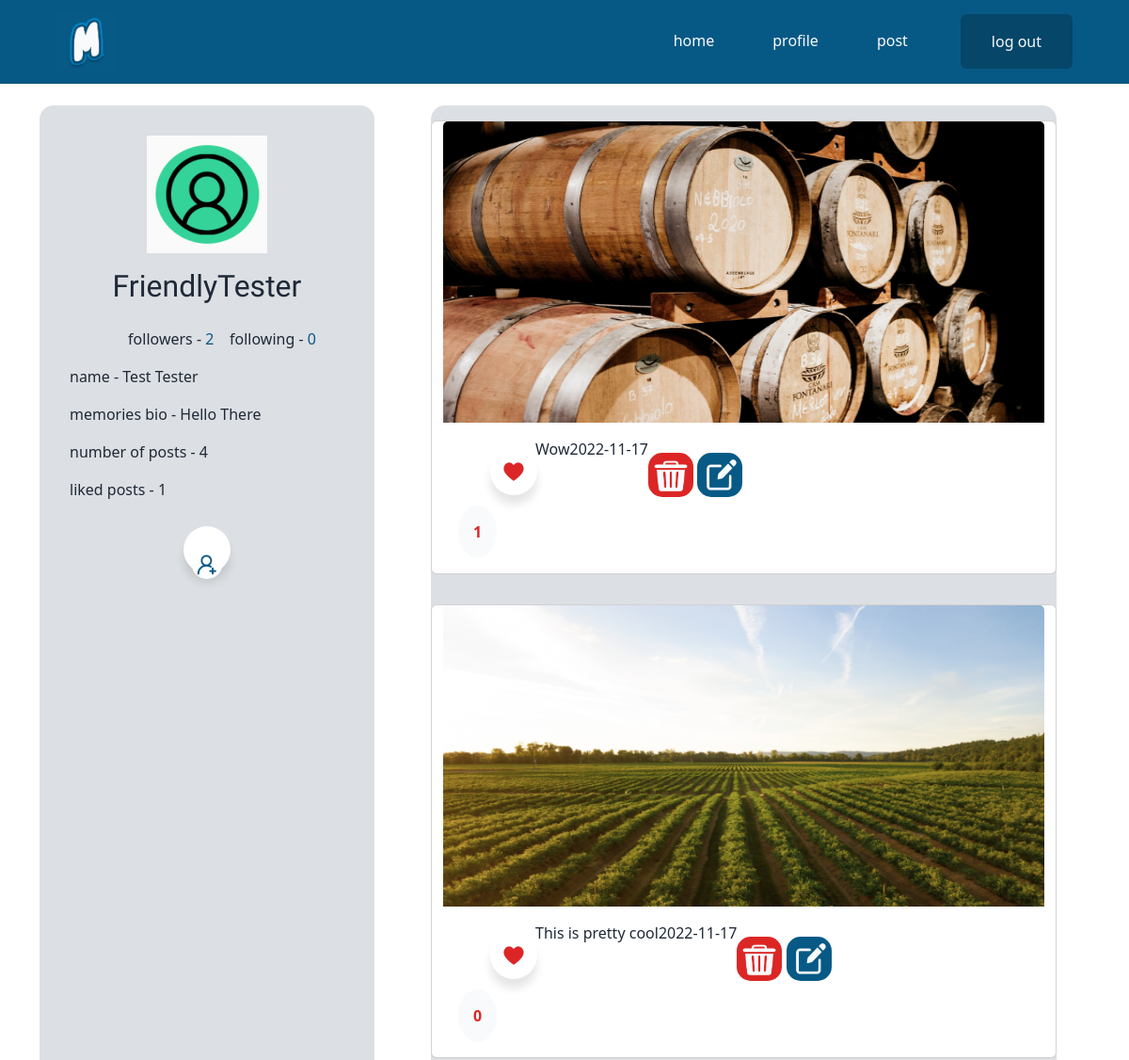
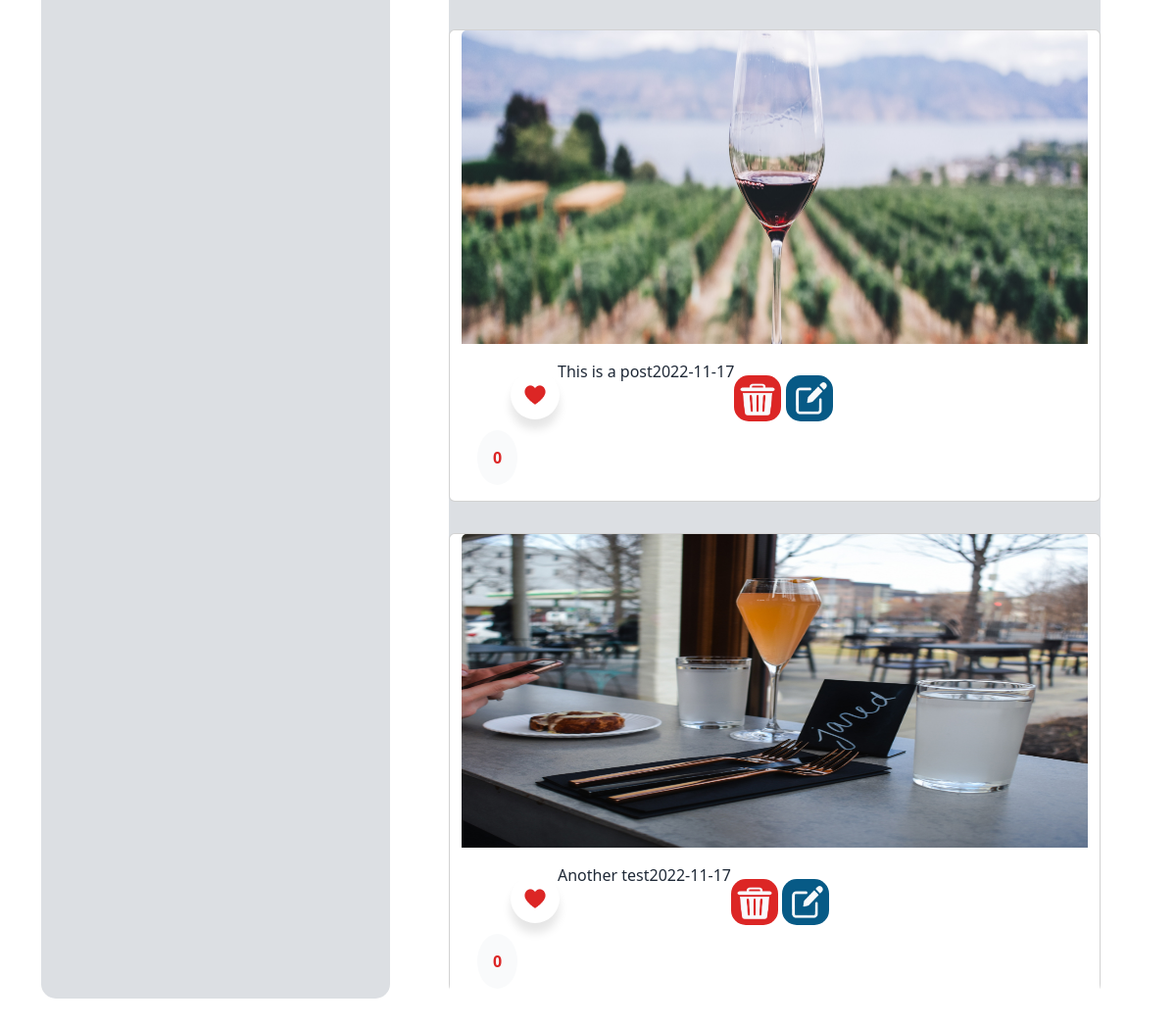
/profilepage.php?user=2 (signed in), run on the app's committed database (2 pictures, top to bottom).
### tables this page shows
CREATE TABLE IF NOT EXISTS `users` (
  `userid` int(11) NOT NULL AUTO_INCREMENT,
  `firstname` varchar(255) NOT NULL,
  `lastname` varchar(255) NOT NULL,
  `email` varchar(255) NOT NULL,
  `username` varchar(255) NOT NULL,
  `password` varchar(255) NOT NULL,
  `profilePic` varchar(255) NOT NULL,
  `bio` varchar(255) NOT NULL,
  PRIMARY KEY (`userid`)
);

CREATE TABLE IF NOT EXISTS `posts` (
  `postid` int(11) NOT NULL AUTO_INCREMENT,
  `userid` int(11) DEFAULT NULL,
  `postImage` text,
  `caption` varchar(255) DEFAULT NULL,
  `postDate` date DEFAULT NULL,
  `location` varchar(255) DEFAULT NULL,
  PRIMARY KEY (`postid`),
  KEY `userid` (`userid`)
);

### profilepage.php (the view, shortened to what this page needs)
<?php require './templates/header.php'?>
<body>
<?php require './templates/navbar.php' ?>
<section id="profileSection" class="container">
  <?php
if(isset($_GET['user'])){
  require './includes/connection.inc.php';
  $userid = mysqli_real_escape_string($conn, $_GET['user']);
  $userid = intval($userid);
  $sql = "SELECT posts.userid, users.username, users.firstname, users.lastname, users.bio, users.profilePic, posts.postImage, posts.caption, posts.postDate, posts.location, posts.postid FROM posts INNER JOIN users ON posts.userid=users.userid WHERE posts.userid=?";
  $statement = mysqli_stmt_init($conn);
  if(!mysqli_stmt_prepare($statement, $sql)){
    header("Location: ../profilepage.php?error=sqlError&user=" . $userid);
    exit();
  } else {
    mysqli_stmt_bind_param($statement, "i", $userid);
    mysqli_stmt_execute($statement);
    $results = mysqli_stmt_get_result($statement);
    $row = mysqli_fetch_assoc($results);
  }
} else {
  header("Location: ../home.php?error=forbidden");
  exit();
}
?>
  <div class="row" style="margin-top: 3rem;">
    <div class="col-4">
    <div class="profileOverviewSection">
    <img src="<?php if(!empty($_GET['user'])){echo $row['profilePic'];}?>" alt="">
  <h2><?php if(!empty($_GET['user'])){echo $row['username'];} ?></h2>
  <?php
  $sqlFollowers="SELECT * FROM followers WHERE followedUserid=$_GET[user];";
  if($results = mysqli_query($conn, $sqlFollowers)){
    $accountFollowers = mysqli_num_rows($results);
  }
  $sqlFollowing = "SELECT * FROM followers WHERE followerUserid=$_GET[user];";
  if($results = mysqli_query($conn, $sqlFollowing)){
    $accountFollowing = mysqli_num_rows($results);
  }
  ?>
  <p style="text-align: center;margin-let:0;">followers - <?php echo '<a class="link-brand underline" href="./followers.php?user='.$_GET['user'].'">'. $accountFollowers .'</a>'?>&nbsp;&nbsp;&nbsp;&nbsp;following - <?php
  echo '<a class="link-brand underline" href="./following.php?user='.$_GET['user'].'">'. $accountFollowing .'</a>' ?></p>
  <p>name - <?php if(!empty($_GET['user'])){echo $row['firstname']; echo " "; echo $row['lastname'];} ?></p>
  <p>memories bio - <?php if(!empty($_GET['user'])){echo $row['bio'];} ?></p>
  <?php  $sql="SELECT * FROM posts WHERE userid=$row[userid];";
      if($results = mysqli_query($conn, $sql)){
        $postAmount = mysqli_num_rows($results);
        }  ?>
  <p id="numberOfPosts">number of posts - <?php echo $postAmount?></p>
  <?php
      $sql="SELECT * FROM likes WHERE userid=$row[userid];";
      if($results = mysqli_query($conn, $sql)){
        $likeAmount = mysqli_num_rows($results);
        } ?>
  <p id="likePosts">liked posts - <?php echo $likeAmount ?></p>
  <form action="./includes/followers.php?user=<?php echo $_GET['user']?>" method="POST">
              <button name="followBTN" id="followBTN"><div class="wrapper"><div class="icon"><span class="tooltip">Follow</span>
              <span><img src="./img/icon/memories-follow.jpg" alt="Memories Follow Icon"></span></div></div></button></form>
    </div>
    </div>
    <div class="col-7 ms-5 mt-5" id="profilePosts" style="display:grid;">
<?php
  if(isset($_GET['user'])){
    $userid = mysqli_real_escape_string($conn, $_GET['user']);
    $userid = intval($userid);
    $sql = "SELECT posts.userid, users.username, users.firstname, users.lastname, users.bio, users.profilePic, posts.postImage, posts.caption, posts.postDate, posts.location, posts.postid FROM posts INNER JOIN users ON posts.userid=users.userid WHERE posts.userid=?";
    $statement = mysqli_stmt_init($conn);
    if(!mysqli_stmt_prepare($statement, $sql)){
      header("Location: ../profilepage.php?error=sqlError&user=" . $userid);
      exit();
    } else {
      mysqli_stmt_bind_param($statement, "i", $userid);
      mysqli_stmt_execute($statement);
      $results = mysqli_stmt_get_result($statement);
    }
  } else {
    header("Location: ../home.php?error=forbidden");
    exit();
  }
if(mysqli_num_rows($results) <= 0){
  echo '<div id="noPostsProfile">
  <h3>this user currently has 0 posts</h3>
</div>';
} else {
  $output = "";
  while($row = mysqli_fetch_assoc($results)){
    $sqlLikes="SELECT * FROM likes WHERE postid=$row[postid];";
    if($result = mysqli_query($conn, $sqlLikes)){
      $likeAmount = mysqli_num_rows($result);
      };
  $output .= '<div class="row"><div class="card mt-3 mb-3 postBox col" style="width: 80%;">
  <img src="'.$row['postImage'].'" class="card-img-top" alt="..." style="height:20rem;">
  <div class="card-body"style="display:flex;flex-direction:row;">
  <form action="./includes/likes.inc.php?post='.$row['postid'] .'" method="POST" class="infoPost">
  <button type="submit" name="likeBTN" value="like" id="likeBTN"><div class="wrapper" style="width:50%;"><div class="icon"><span class="tooltip" style="color:#DC2626;">Like</span>
  <span><img src="./img/icon/memories-like.jpg" alt="Memories Follow Icon"></span></div></div></button><div id="likeAmount" style="width:50%;">'.
  $likeAmount.'</div></form>
  <p class="card-text text-center">'.$row['caption'].'</p>
  <p class="card-text text-center" id="postDate">'.$row['postDate'].'</p>';
      if(isset($_SESSION['userid']) && $row['userid'] == $_SESSION['userid']){
        $output .= '<div class="adminBTN"><a href="./includes/deletepost.inc.php?post='. $row['postid'] .'"><img src="./img/icon/memories-delete.jpg" alt="Delete Button"></a>
         <a href="./editpost.php?post='. $row['postid'] .'"><img src="./img/icon/memories-edit.jpg" alt="Edit Button"></a></div></div>';
     $output .= '</div>
    </div>
   ';
      }
    }echo $output;
}
?>
</div>
    </div>
</section>
</body>
</html>

### style/normal.css (style rules this page uses)
:root { --primary-light: #f9fafb; --primary-dark: #1f2937; --brand-color: #075985; }
h1, h2, h3, h4, h5, h6 { color: var(--primary-dark); }
.link-brand { text-decoration: none; color: var(--brand-color); }
.underline { position: relative; }
.underline::before { content: ''; position: absolute; bottom: 0; right: 0; width: 0; height: 2px; background-color: var(--brand-color); transition: width 0.6s cubic-bezier(0.25, 1, 0.5, 1); }
#followBTN, #likeBTN { background: none; border: none; }
#likeAmount { background-color: var(--primary-light); color: #DC2626; font-weight: 600; border-radius: 100%; padding: 1rem; width: 1rem; }
#followBTN img, #likeBTN img { border-radius: 100%; width: 2rem; }
.wrapper { display: inline-flex; list-style: none; }
.wrapper .icon { position: relative; background: #ffffff; border-radius: 50%; padding: 15px; margin: 10px; width: 50px; height: 50px; font-size: 18px; display: flex; justify-content: center; align-items: center; flex-direction: column; box-shadow: 0 10px 10px rgba(0, 0, 0, 0.1); cursor: pointer; transition: all 0.2s cubic-bezier(0.68, -0.55, 0.265, 1.55); }
body { background-color: var(--brand-secondary); }
.adminBTN img { width: 3rem; border-radius: 15px; margin-top: 1rem; }
.profileOverviewSection, #profilePosts { margin-top: 4rem !important; text-align: center; }
#profileSection .profileOverviewSection, #profileSection #profilePosts { height: 75vh; margin-top: 3rem; border-radius: 15px; background-color: #dcdfe3; color: var(--primary-dark); }
.profileOverviewSection img { width: 8rem; margin-top: 2rem; }
.profileOverviewSection h2 { font-family: 'Knewave', cursive; margin-top: 1rem; margin-bottom: 1.5rem; }
.profileOverviewSection p { text-align: start; margin-left: 2rem; }
#profilePosts { overflow-y: scroll; }

### style/desktop.css (style rules this page uses)
:root { --primary-light: #f9fafb; --primary-dark: #1f2937; --brand-color: #075985; }
h1, h2, h3, h4, h5, h6 { color: var(--primary-dark); }
.link-brand { text-decoration: none; color: var(--brand-color); }
.underline { position: relative; }
.underline::before { content: ''; position: absolute; bottom: 0; right: 0; width: 0; height: 2px; background-color: var(--brand-color); transition: width 0.6s cubic-bezier(0.25, 1, 0.5, 1); }
#followBTN, #likeBTN { background: none; border: none; }
#likeAmount { background-color: var(--primary-light); color: #DC2626; font-weight: 600; border-radius: 100%; padding: 1rem; width: 1rem; }
#followBTN img, #likeBTN img { border-radius: 100%; width: 2rem; }
.wrapper { display: inline-flex; list-style: none; }
.wrapper .icon { position: relative; background: #ffffff; border-radius: 50%; padding: 15px; margin: 10px; width: 50px; height: 50px; font-size: 18px; display: flex; justify-content: center; align-items: center; flex-direction: column; box-shadow: 0 10px 10px rgba(0, 0, 0, 0.1); cursor: pointer; transition: all 0.2s cubic-bezier(0.68, -0.55, 0.265, 1.55); }
body { background-color: var(--brand-secondary); }
.adminBTN img { width: 3rem; border-radius: 15px; margin-top: 1rem; }
.profileOverviewSection, #profilePosts { margin-top: 4rem !important; text-align: center; }
#profileSection .profileOverviewSection { overflow-y: scroll; }
#profileSection .profileOverviewSection, #profileSection #profilePosts { height: 75vh; margin-top: 3rem; border-radius: 15px; background-color: #dcdfe3; color: var(--primary-dark); }
.profileOverviewSection img { width: 8rem; margin-top: 2rem; }
.profileOverviewSection #followBTN { position: absolute; top: 32rem; left: 17rem; }
.profileOverviewSection #followBTN img { margin-top: 0rem !important; }
.profileOverviewSection h2 { font-family: 'Knewave', cursive; margin-top: 1rem; margin-bottom: 1.5rem; }
.profileOverviewSection p { text-align: start; margin-left: 2rem; }
#profilePosts { overflow-y: scroll; }
.postBox #likeBTN { position: relative; }
.postBox #likeAmount { position: relative; top: -4rem; left: 6rem; }
.postBox .card-text { position: relative; left: 6rem; top: 1rem; font-weight: 600; font-size: 1.5rem; }
.postBox .adminBTN { position: relative; left: 17rem; top: 4rem; }
.postBox #postDate { position: relative; left: -16rem; top: 5rem; font-size: 1rem; }

### data on the page
users: profilePic (picture), username "FriendlyTester", firstname "Test", lastname "Tester", bio "Hello There"
posts: postImage (picture), likeAmount "1", caption "Wow", postDate "2022-11-17"
posts: postImage (picture), likeAmount "0", caption "This is pretty cool", postDate "2022-11-17"
posts: postImage (picture), likeAmount "0", caption "This is a post", postDate "2022-11-17"
posts: postImage (picture), likeAmount "0", caption "Another test", postDate "2022-11-17"

### other printed values
$accountFollowers "2"
$accountFollowing "0"
$postAmount "4"
$likeAmount "1"
